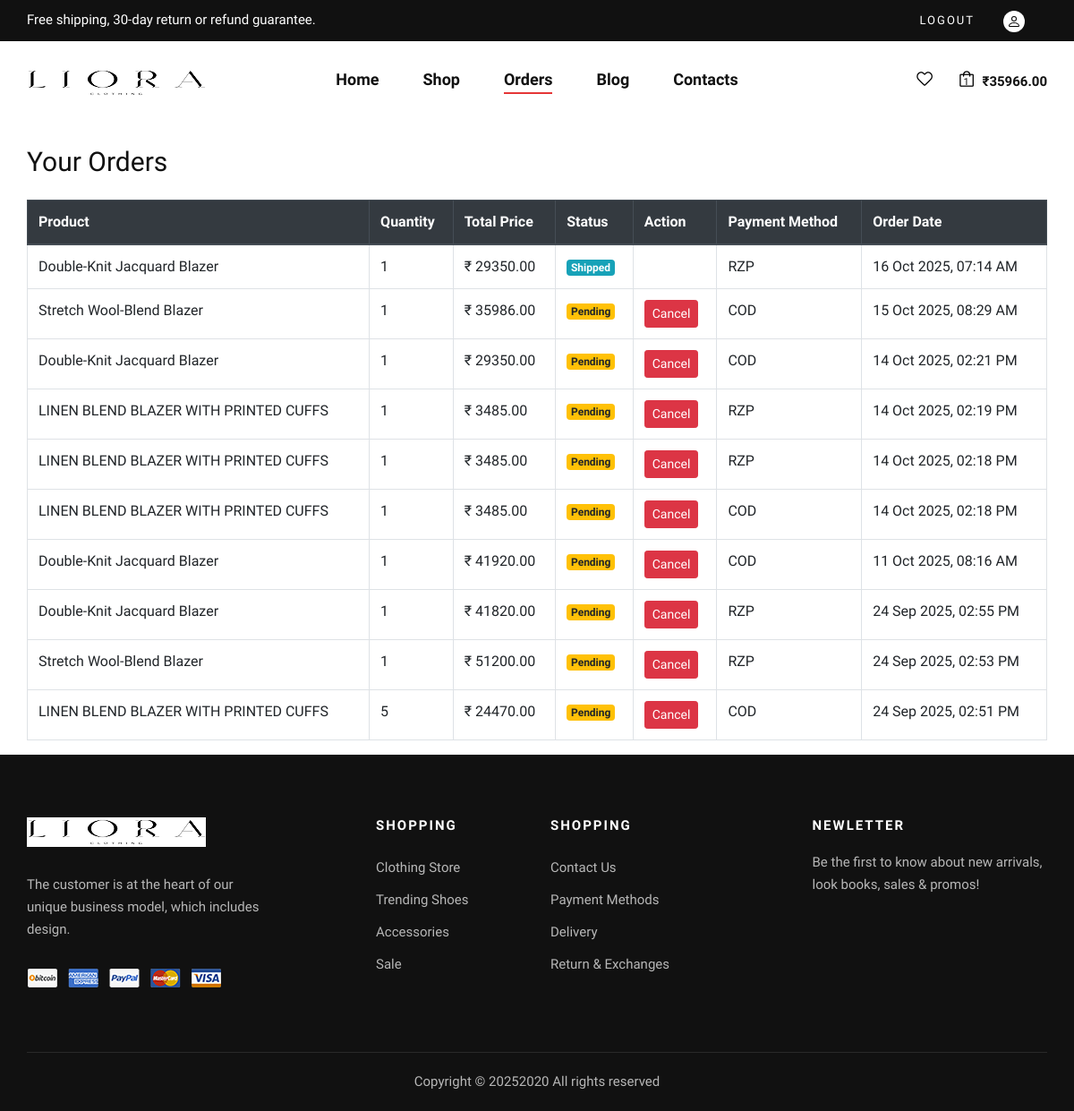
/orders/your_orders/ (signed in), run on an earlier commit of the app's database.
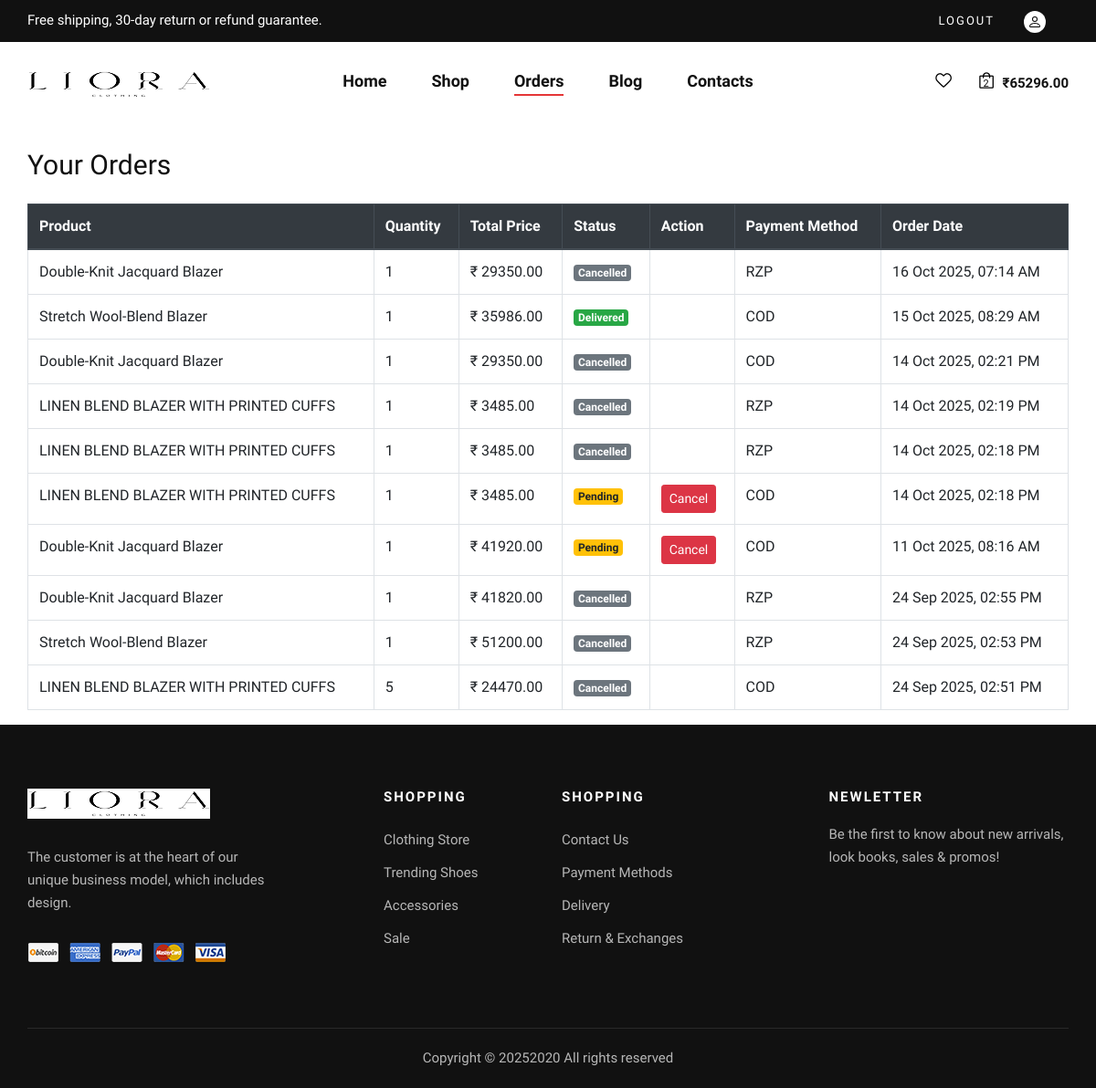
And on a later commit of the database.
### orders/models.py (models this page shows, shortened)
class OrderItem(models.Model):
    order = models.ForeignKey(Order, related_name='order', on_delete=models.CASCADE)
    inventory = models.ForeignKey(Inventory, on_delete=models.CASCADE)
    quantity = models.PositiveIntegerField()
    price = models.DecimalField(max_digits=20, decimal_places=2)

class Order(models.Model):
    PAYMENT_CHOICES = (
        ('COD', 'Cash on Delivery'),
        ('RZP', 'Razorpay'),
    )
    STATUS_CHOICES = [
        ('Pending', 'Pending'),
        ('Confirmed', 'Confirmed'),
        ('Shipped', 'Shipped'),
        ('Delivered', 'Delivered'),
        ('Cancelled', 'Cancelled'),
    ]
    user = models.ForeignKey(User, on_delete=models.CASCADE)
    address = models.ForeignKey(Address, on_delete=models.CASCADE)
    total_price = models.DecimalField(max_digits=10, decimal_places=2)
    payment_method = models.CharField(max_length=3, choices=PAYMENT_CHOICES)
    razorpay_order_id = models.CharField(max_length=100, blank=True, null=True)
    is_paid  = models.BooleanField(default=False)
    order_status = models.CharField(max_length=20, default='Pending', choices=STATUS_CHOICES)
    created_at = models.DateTimeField(auto_now_add=True)

### products/models.py (models this page shows, shortened)
class Inventory(models.Model):
    product = models.ForeignKey(Product, on_delete=models.CASCADE, related_name='inventories')
    color = models.ForeignKey(Color, on_delete=models.CASCADE, related_name='inventory_color')
    size = models.ForeignKey(Size, on_delete=models.CASCADE)
    stock = models.PositiveIntegerField(default=0)
    image = models.ImageField(upload_to='product_images',blank=True,null=True)
    class Meta:
        unique_together = ('product','color','size')

class Product(models.Model):
    category = models.ForeignKey(Categories, on_delete=models.CASCADE)
    name = models.CharField(max_length=150,unique=True)
    slug = models.SlugField(unique=True,blank=True)
    description = models.TextField()
    price = models.DecimalField(max_digits=10, decimal_places=2)
    created_at = models.DateTimeField(auto_now_add=True)

### orders/views.py (the view)
# urls.py: path('your_orders/',views.your_orders, name='your_orders'),
@login_required(login_url='auth_login')
def your_orders(request):
    order = Order.objects.filter(user=request.user).order_by('-created_at')
    context = {
        'orders' : order,
    }
    return render(request, 'orders/your_orders.html', context)

### accounts/context_processors.py (called while the page is built)
def cart_context(request):
    cart_count = 0
    cart_total = 0
    if request.user.is_authenticated:
        try:
            cart = Cart.objects.get(user=request.user)
            cart_count = cart.items.count()
            cart_total = cart.total_price
        except Cart.DoesNotExist:
            pass
    return {
        'cart_count' : cart_count,
        'cart_total' : cart_total
    }

### orders/models.py (called while the page is built)
    @property
    def total_price(self):
        return sum(item.subtotal for item in self.items.all())

    @property
    def subtotal(self):
        offer_details = get_product_offer_details(self.inventory.product)
        discounted_price = offer_details['discounted_price']
        return discounted_price * self.quantity

### products/helper.py (called while the page is built)
def quantize(d):
    return d.quantize(Decimal('0.01'), rounding=ROUND_HALF_UP)

### products/templatetags/nav_tags.py (called while the page is built)
@register.simple_tag(takes_context=True)
def active_class(context, url_name):
    from django.urls import resolve
    try:
        return "active" if resolve(context['request'].path_info).url_name == url_name else ""
    except:
        return ""

### templates/orders/your_orders.html (shortened to what this page needs)
{% extends "base.html" %}
{% block content %}
<div class="container mt-4">
    <h3 class="mb-4">Your Orders</h3>
    {% if orders %}
    <div class="table-responsive">
        <table class="table table-bordered table-hover">
            <thead class="thead-dark">
                <tr>
                    <th>Product</th>
                    <th>Quantity</th>
                    <th>Total Price</th>
                    <th>Status</th>
                    <th>Action</th>
                    <th>Payment Method</th>
                    <th>Order Date</th>
                </tr>
            </thead>
            <tbody>
                {% for order in orders %}
                    {% for item in order.order.all %}
                    <tr>
                        <td>{{ item.inventory.product.name }}</td>
                        <td>{{ item.quantity }}</td>
                        <td>₹ {{ order.total_price }}</td>
                        <td>
                            {% if order.order_status == "Pending" %}
                            <span class="badge badge-warning">Pending</span>
                            {% elif order.order_status == "Shipped" %}
                            <span class="badge badge-info">Shipped</span>
                            {% elif order.order_status == "Delivered" %}
                            <span class="badge badge-success">Delivered</span>
                            {% else %}
                            <span class="badge badge-secondary">{{ order.order_status }}</span>
                            {% endif %}
                        </td>
                        <td>
                            {% if order.order_status not in "Cancelled Shipped Delivered" %}
                                <form action="{% url 'cancel_order' order.id %}" method="post">
                                    <button type="submit" class="btn btn-danger btn-sm">Cancel</button>
                                </form>
                            {% endif %}
                        </td>
                        <td>{{ order.payment_method }}</td>
                        <td>{{ order.created_at|date:"d M Y, h:i A" }}</td>
                    </tr>
                    {% endfor %}
                {% endfor %}
            </tbody>
        </table>
    </div>
    {% else %}
        <div class="alert alert-info">You haven’t placed any orders yet.</div>
    {% endif %}
</div>
{% endblock %}

### templates/base.html (shortened to what this page needs)
{% load static %}
{% load nav_tags %}
<!DOCTYPE html>
<html lang="zxx">
<head>
    <link rel="stylesheet" href="{% static 'css/bootstrap.min.css' %}" type="text/css">
    <link rel="stylesheet" href="{% static 'css/font-awesome.min.css' %}" type="text/css">
    <link rel="stylesheet" href="{% static 'css/elegant-icons.css' %}" type="text/css">
    <link rel="stylesheet" href="{% static 'css/magnific-popup.css' %}" type="text/css">
    <link rel="stylesheet" href="{% static 'css/nice-select.css' %}" type="text/css">
    <link rel="stylesheet" href="{% static 'css/owl.carousel.min.css' %}" type="text/css">
    <link rel="stylesheet" href="{% static 'css/slicknav.min.css' %}" type="text/css">
    <link rel="stylesheet" href="{% static 'css/style.css' %}" type="text/css">
</head>
<body>
    <header class="header">
        <div class="header__top">
            <div class="container">
                <div class="row">
                    <div class="col-lg-6 col-md-7">
                        <div class="header__top__left">
                            <p>Free shipping, 30-day return or refund guarantee.</p>
                        </div>
                    </div>
                    <div class="col-lg-6 col-md-5">
                        <div class="header__top__right">
                            <div class="header__top__links">
                                {% if user.is_authenticated %}
                                    <a href="{% url 'auth_logout' %}">Logout</a>
                                    <a href="{% url 'profile' %}"><img src="{% static 'img/icon/person.svg' %}" alt="" style="background-color: white; border-radius: 50%; padding: 4px;"></a>
                                {% else %}
                                    <a href="{% url 'auth_login' %}">Sign in</a>
                                {% endif %}
                            </div>
                        </div>
                    </div>
                </div>
            </div>
        </div>
        <div class="container">
            <div class="row">
                <div class="col-lg-3 col-md-3">
                    <div class="header__logo">
                        <a href="{% url 'index' %}"><img src="{% static 'img/logoo.png' %}" alt=""></a>
                    </div>
                </div>
                <div class="col-lg-6 col-md-6">
                    <nav class="header__menu mobile-menu">
                        <ul>
                            <li class="{% active_class 'index' %}"><a href="{% url 'index' %}">Home</a></li>
                            <li class="{% active_class 'shop' %}"><a href="{% url 'shop' %}">Shop</a></li>
                            {% if user.is_authenticated %}
                                <li class="{% active_class 'your_orders' %}"><a href="{% url 'your_orders' %}">Orders</a></li>
                            {% endif %}
                            <li class="{% active_class 'blog' %}"><a href="{% url 'blog' %}">Blog</a></li>
                            <li class="{% active_class 'contact' %}"><a href="{% url 'contact' %}">Contacts</a></li>
                        </ul>
                    </nav>
                </div>
                <div class="col-lg-3 col-md-3">
                    <div class="header__nav__option">
                        <a href="{% url 'wishlist' %}"><img src="{% static 'img/icon/heart.png' %}" alt=""></a>
                        <a href="{% url 'cart' %}"><img src="{% static 'img/icon/cart.png' %}" alt="">
                            <span>{{ cart_count }}</span>
                        </a>
                        <div class="price">₹{{ cart_total|floatformat:2 }}</div>
                    </div>
                </div>
            </div>
        </div>
    </header>
    {% block content %}
    {% endblock content %}
    <footer class="footer">
        <div class="container">
            <div class="row">
                <div class="col-lg-3 col-md-6 col-sm-6">
                    <div class="footer__about">
                        <div class="footer__logo">
                            <a href="{% url 'index' %}"><img src="{% static 'img/logoo.png' %}" alt=""></a>
                        </div>
                        <p>The customer is at the heart of our unique business model, which includes design.</p>
                        <a><img src="{% static 'img/payment.png' %}" alt=""></a>
                    </div>
                </div>
                <div class="col-lg-2 offset-lg-1 col-md-3 col-sm-6">
                    <div class="footer__widget">
                        <h6>Shopping</h6>
                        <ul>
                            <li><a>Clothing Store</a></li>
                            <li><a>Trending Shoes</a></li>
                            <li><a>Accessories</a></li>
                            <li><a>Sale</a></li>
                        </ul>
                    </div>
                </div>
                <div class="col-lg-2 col-md-3 col-sm-6">
                    <div class="footer__widget">
                        <h6>Shopping</h6>
                        <ul>
                            <li><a>Contact Us</a></li>
                            <li><a>Payment Methods</a></li>
                            <li><a>Delivery</a></li>
                            <li><a>Return & Exchanges</a></li>
                        </ul>
                    </div>
                </div>
                <div class="col-lg-3 offset-lg-1 col-md-6 col-sm-6">
                    <div class="footer__widget">
                        <h6>NewLetter</h6>
                        <div class="footer__newslatter">
                            <p>Be the first to know about new arrivals, look books, sales & promos!</p>
                        </div>
                    </div>
                </div>
            </div>
            <div class="row">
                <div class="col-lg-12 text-center">
                    <div class="footer__copyright__text">
                        <p>Copyright ©
                            2020
                            All rights reserved
                        </p>
                    </div>
                </div>
            </div>
        </div>
    </footer>
</body>
</html>

### static/css/style.css (style rules this page uses)
html, body { height: 100%; font-family: "Nunito Sans", sans-serif; -webkit-font-smoothing: antialiased; }
h1, h2, h3, h4, h5, h6 { margin: 0; color: #111111; font-weight: 400; font-family: "Nunito Sans", sans-serif; }
h3 { font-size: 30px; }
h6 { font-size: 16px; }
p { font-size: 15px; font-family: "Nunito Sans", sans-serif; color: #3d3d3d; font-weight: 400; line-height: 25px; margin: 0 0 15px 0; }
img { max-width: 100%; }
ul, ol { padding: 0; margin: 0; }
.header { background: #ffffff; }
.header__top { background: #111111; padding: 10px 0; }
.header__top__left p { color: #ffffff; margin-bottom: 0; }
.header__top__right { text-align: right; }
.header__top__links { display: inline-block; margin-right: 25px; }
.header__top__links a { color: #ffffff; font-size: 13px; text-transform: uppercase; letter-spacing: 2px; margin-right: 28px; display: inline-block; }
.header__top__links a:last-child { margin-right: 0; }
.header__logo { padding: 30px 0; }
.header__logo a { display: inline-block; }
.header__menu { text-align: center; padding: 26px 0 25px; }
.header__menu ul li { list-style: none; display: inline-block; margin-right: 45px; position: relative; }
.header__menu ul li.active a:after { -webkit-transform: scale(1); -ms-transform: scale(1); transform: scale(1); }
.header__menu ul li:last-child { margin-right: 0; }
.header__menu ul li a { font-size: 18px; color: #111111; display: block; font-weight: 600; position: relative; padding: 3px 0; }
.header__menu ul li a:after { position: absolute; left: 0; bottom: 0; width: 100%; height: 2px; background: #e53637; content: ""; -webkit-transition: all, 0.5s; -o-transition: all, 0.5s; transition: all, 0.5s; -webkit-transform: scale(0); -ms-transform: scale(0); transform: scale(0); }
.header__nav__option { text-align: right; padding: 30px 0; }
.header__nav__option a { display: inline-block; margin-right: 26px; position: relative; }
.header__nav__option a span { color: #0d0d0d; font-size: 11px; position: absolute; left: 5px; top: 8px; }
.header__nav__option .price { font-size: 15px; color: #111111; font-weight: 700; display: inline-block; margin-left: -20px; position: relative; top: 3px; }
.footer { background: #111111; padding-top: 70px; }
.footer__about { margin-bottom: 30px; }
.footer__about .footer__logo { margin-bottom: 30px; }
.footer__about .footer__logo a { display: inline-block; }
.footer__about p { color: #b7b7b7; margin-bottom: 30px; }
.footer__widget { margin-bottom: 30px; }
.footer__widget h6 { color: #ffffff; font-size: 15px; font-weight: 700; text-transform: uppercase; letter-spacing: 2px; margin-bottom: 20px; }
.footer__widget ul li { line-height: 36px; list-style: none; }
.footer__widget ul li a { color: #b7b7b7; font-size: 15px; }
.footer__widget .footer__newslatter p { color: #b7b7b7; }
.footer__copyright__text { border-top: 1px solid rgba(255, 255, 255, 0.1); padding: 20px 0; margin-top: 40px; }
.footer__copyright__text p { color: #b7b7b7; margin-bottom: 0; }
@media only screen and (min-width: 1200px) { .container { max-width: 1170px; } }

What changed in the data, as far as the page shows it:
changed Order "16 Oct 2025, 07:14 AM": order_status (not shown) → "Cancelled"
shown differently, row unchanged: OrderItem (number 1 of 10 on the later page): no longer shows "Shipped"
changed Order "15 Oct 2025, 08:29 AM": order_status "Pending" → "Delivered" (drawn)
computed for OrderItem (number 2 of 10 on the later page): text "Pending Cancel" → "Delivered"
changed Order "14 Oct 2025, 02:21 PM": order_status (not shown) → "Cancelled"
shown differently, row unchanged: OrderItem (number 3 of 10 on the later page): no longer shows "Pending Cancel"
changed Order "14 Oct 2025, 02:19 PM": order_status (not shown) → "Cancelled"
shown differently, row unchanged: OrderItem (number 4 of 10 on the later page): no longer shows "Pending Cancel"
changed Order (number 5 of 10 on the later page): order_status (not shown) → "Cancelled"
shown differently, row unchanged: OrderItem (number 5 of 10 on the later page): no longer shows "Pending Cancel"
changed Order "24 Sep 2025, 02:55 PM": order_status (not shown) → "Cancelled"
shown differently, row unchanged: OrderItem (number 8 of 10 on the later page): no longer shows "Pending Cancel"
changed Order "24 Sep 2025, 02:53 PM": order_status (not shown) → "Cancelled"
shown differently, row unchanged: OrderItem (number 9 of 10 on the later page): no longer shows "Pending Cancel"
changed Order "24 Sep 2025, 02:51 PM": order_status (not shown) → "Cancelled"
shown differently, row unchanged: OrderItem (number 10 of 10 on the later page): no longer shows "Pending Cancel"
Also different on the page:
{{ cart_count }}: "1" → "2"
{{ cart_total|floatformat:2 }}: "35966.00" → "65296.00"
